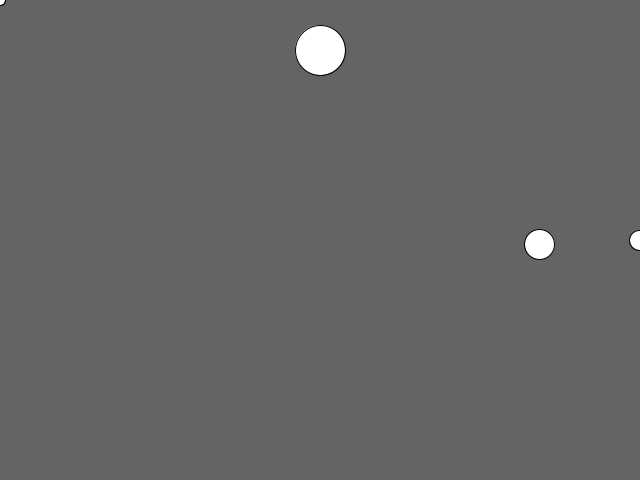
Frame 1 (no input)
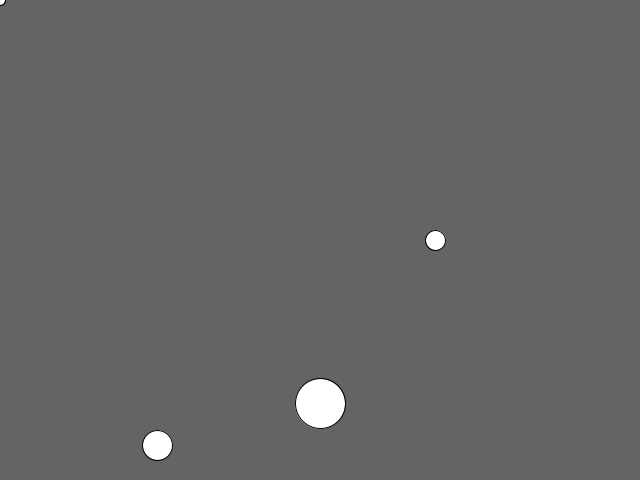
Frame 60 (the mouse pressed at the canvas centre just before this capture)
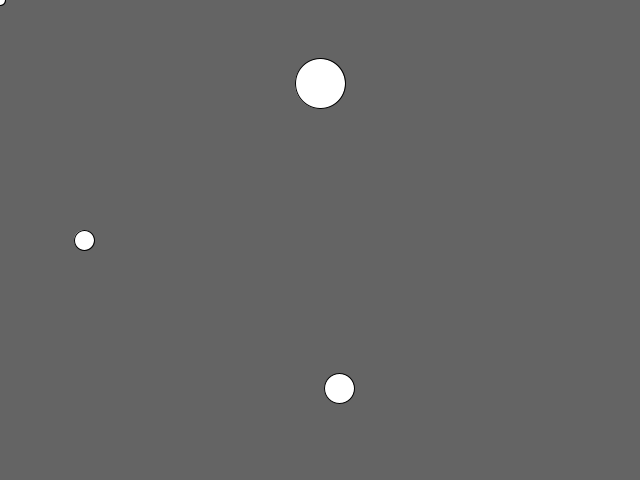
Frame 120 (the mouse held since frame 60 and released just before this capture)

The Processing sketch that drew these frames (run headless with seeded random() and noise(); from frame 60 on, the mouse is pressed at the canvas centre):

// Processing sketch: GravityBall
// ── GravityBall.pde
PVector v = new PVector(0,0);
float x = 320;
float y = 50;
float speed = 0;
float gravity = 0.2;
float angle = 0;
float anglex = 0;
float angle1 = 0;

void setup() 
{
    size(640, 480); 
}

void mousePressed()
{
  if (mouseButton == LEFT)
  {
    PVector mouse = new PVector(mouseX, mouseY);

    v.lerp(mouse, 1);
  }
}

void keyPressed()
{

if (key == CODED) 
{
  if (keyCode == DOWN) 
  {
    angle1 = -angle1;
  }
}

}

void draw() 
{
  background(100);
  
y += speed;
speed += gravity;

angle += 0.02;
anglex += 0.04;
angle1 += 0.02;

if (y > height - 25) 
{
  speed =- speed * 0.95;
}

  float x2 = width / 2 + cos(anglex) * 220;
  float y2 = height / 2 + sin(angle) * 220;
  float x3 = width / 2 + cos(angle1) * 320;

  ellipse(x2, y2, 30, 30);
  ellipse(x, y, 50, 50);
  ellipse(x3, 240, 20, 20);
  ellipse(v.x, v.y, 10, 10);
}
